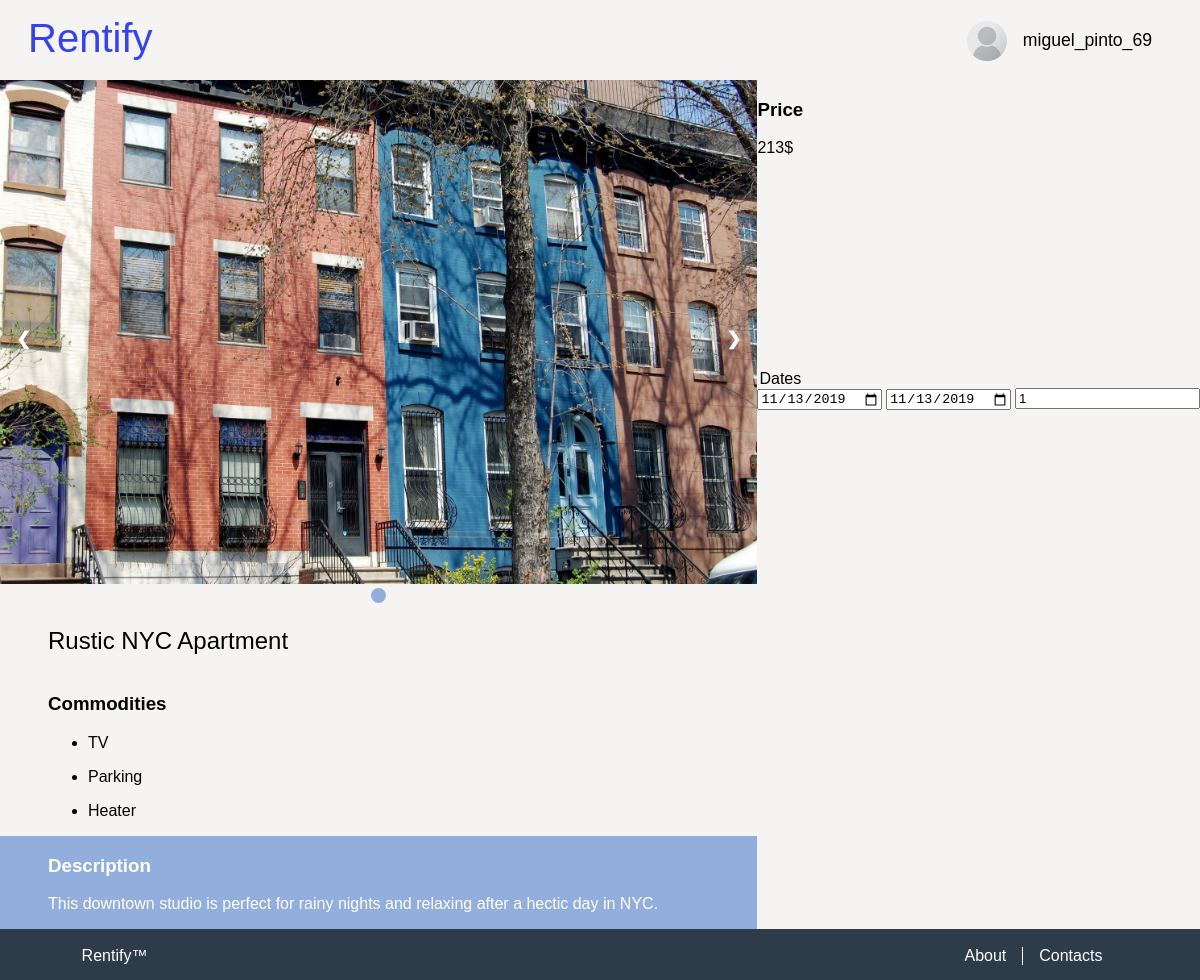
Page /pages/property_page.php?property=2 (signed in) on the committed database.
### tables this page shows
CREATE TABLE User(
    username TEXT UNIQUE PRIMARY KEY,
    full_name TEXT NOT NULL,
    birthdate DATE NOT NULL,
    phone INTEGER NOT NULL,
    email TEXT NOT NULL,
    password_hash INTEGER NOT NULL,
    image_name TEXT NOT NULL
);

CREATE TABLE PropertyImage(
    property_id INTEGER REFERENCES Property(id),
    image_name TEXT NOT NULL,
    PRIMARY KEY(property_id, image_name)
);

CREATE TABLE Property(
    id INTEGER PRIMARY KEY AUTOINCREMENT,
    owner_username TEXT REFERENCES User(username) ON DELETE CASCADE ON UPDATE CASCADE,
    title TEXT NOT NULL,
    price_per_day REAL NOT NULL,
    location TEXT NOT NULL,
    description TEXT NOT NULL,
    sleeps INTEGER NOT NULL,
    CONSTRAINT minimum_sleeps CHECK (sleeps > 0)
);

CREATE TABLE Commodity(
    id INTEGER PRIMARY KEY AUTOINCREMENT,
    description TEXT NOT NULL
);

### database/user.php (called while the page is built, shortened)
<?php
  include_once "../database/connection.php";
  function getUserImagePath($username) {
    global $db;
    $stmt = $db->prepare('
        SELECT image_name
        FROM User
        WHERE username = ?
    ');
    $stmt->execute(array($username));
    return $stmt->fetch();
  }
?>

### database/property.php (called while the page is built, shortened)
<?php
    include_once "../database/connection.php";
    function getPropertyInfo($id){
        global $db;
        $stmt = $db->prepare('
            SELECT *
			FROM Property
            WHERE id = ?
        ');
		$stmt->execute(array($id));
        $propertyInfo = $stmt->fetch();
		return $propertyInfo;
    }
    function getPropertyImages($id){
        global $db;
        $stmt = $db->prepare('
            SELECT PropertyImage.image_name as image
            FROM Property
            JOIN PropertyImage
            ON Property.id = PropertyImage.property_id
            WHERE Property.id = ?
        ');
        $stmt->execute(array($id));
        $propertyImages = $stmt->fetchAll();
        return $propertyImages;
    }
    function getCommodities($id){
        global $db;
        $stmt = $db->prepare('
            SELECT commodity
            FROM Property
            NATURAL JOIN (
                SELECT Commodity.description as commodity, PropertyCommodity.property_id as id
                FROM PropertyCommodity
                JOIN Commodity
                ON PropertyCommodity.commodity_id = Commodity.id
            )
            WHERE Property.id = ?
        ');
        $stmt->execute(array($id));
        $propertyCommodities = $stmt->fetchAll();
        return $propertyCommodities;
    }
?>

### pages/property_page.php (the view, shortened to what this page needs)
<?php
    include_once "../templates/tpl_common.php";
    include_once "../database/connection.php";
    include_once "../database/property.php";
    include_once "../templates/tpl_scroll_top.php";
    document_main_part();
?>
        <link href="../css/property_page.css" rel="stylesheet">
    </head>
    <body>
        <?php draw_body_header(); ?>
        <section id="main">
        <?php
            $property_id = $_GET['property'];
            try{
                $property_info = getPropertyInfo($property_id);
                $property_images = getPropertyImages($property_id);
                $property_commodities = getCommodities($property_id);
            ?>
            <section id="property">
                <article id="slideshow" >
                    <div class="slideshow-container">
                    <?php foreach($property_images as $image){?>
                        <div class="mySlides">
                            <img src="../images/<?=$image['image']?>" alt="<?=$image['image']?>">
                        </div>
                    <?php } ?>
                        <a class="prev" >&#10094;</a>
                        <a class="next" >&#10095;</a>
                    </div>
                    <div class="dots">
                    <?php foreach($property_images as $image){?>
                        <span class="dot"></span>
                    <?php } ?>
                    </div>
                </article>
                <h2><?=$property_info['title']?></h2>
                <article id="description">
                    <h3>Description</h3>
                    <p><?=$property_info['description']?></p>
                </article>
                <article id="comodities">
                    <h3>Commodities</h3>
                    <ul>
                    <?php
                        foreach($property_commodities as $commodity) {
                    ?>
                        <li><p><?=$commodity['commodity']?></p></li>
                    <?php
                        }
                    ?>
                    </ul>
                </article>
                <article id="price">
                    <h3>Price</h3>
                    <p><?=$property_info['price_per_day']?>$</p>
                </article>
                <article id="dates">
                    <form action="../actions/action_booking.php">
                        <legend>Dates</legend>
                        <input type="date" name="start_date" value="2019-11-13" min="2019-11-13" />
                        <input type="date" name="end_date" value="2019-11-13" min="2019-11-14" />
                        <input type="number" name="sleeps" value="1" min="1" />
                    </form>
                </article>
            </section>
            <?php
            }catch(Exception $e){
            ?>
                <p>Can't find property information!</p>
            <?php
            }
            ?>
        </section>
<?php
    draw_footer(true);
?>

### templates/tpl_common.php (shortened to what this page needs)
<?php
include_once "../includes/init.php";
include_once "../database/user.php";
function draw_user_image(){
    $image_name = getUserImagePath($_SESSION['username']);
    $image_path = "../images/".$image_name['image_name'];
    echo "<img src=".$image_path." alt=\"User's photo\" id=\"user_photo\">";
}
function draw_body_header(){
    draw_header('user.php', 'Profile');
}
function draw_header($page, $name){
?>
    <header>
        <h1><a href="index.php"> Rentify </a></h1>
        <?php
        if(isset($_SESSION['username'])) {
        ?>
            <div class="dropdown">
                <?php draw_user_image(); ?>
                <button  class="dropdown_button" id="user_badge" > <?php echo $_SESSION['username'] ?> </button>
            </div>
        <?php
        }
        ?>
    </header>
<?php
}
?>
<?php
function document_main_part(){
?>
<!DOCTYPE html>
<html lang="en">
    <head>
        <link href="../css/layout.css" rel="stylesheet">
        <link href="../css/style.css" rel="stylesheet">
<?php
}
function draw_footer($include_button){
?>
        <footer id="footer">
            <p><a href="../pages/index.php">Rentify™</a></p>
            <ul>
                <li><a href="../pages/about.php">About</a></li>
                <li><a href="../pages/contacts.php">Contacts</a></li>
            </ul>
        </footer>
    </body>
</html>
<?php
}
?>

### css/layout.css (style rules this page uses)
body { background-color: #F5F4F3; margin: 0; height: 100vh; display: grid; grid-template-rows: [header] auto [nav] auto [properties] 1fr [footer] auto [end]; }
body > header { display: grid; grid-template-columns: 6fr 1fr 1fr; grid-template-rows: 3fr 1fr 3fr; height: 3.0em; }
body > header h1 { grid-column: 1; grid-row-start: 1; grid-row-end: 3; padding-left: 0.3em; }
body > header #user_photo { width: 40px; border-radius: 50%; align-self: center; }
body > header #user_badge { font-size: 1.1em; color: black; }
.dropdown { display: grid; grid-column: 3; grid-row: 1; grid-template-columns: 1fr 1fr; grid-template-rows: 1.2fr 0.1fr; justify-items: start; margin-right: 1em; }
.dropdown .dropdown_button { cursor: pointer; font-size: 16px; border: none; outline: none; color: white; padding: 14px 16px; background-color: inherit; font-family: inherit; margin: 0; grid-row: 1; grid-column: 2; }

### css/style.css (style rules this page uses)
body > header { background-color: #F5F4F3; padding: 1em; }
body > header h1 { margin: 0; }
body > header a { color: #3542f0; font-weight: lighter; text-decoration: none; outline: none; }
body { font-family: 'Trebuchet MS', Helvetica, sans-serif; color: black; font-weight: lighter; }
body h1, body h2 { font-family: 'Trebuchet MS', Helvetica, sans-serif; color: black; font-weight: lighter; }
header h1 { font-size: 2.5em; }
#footer { font-family: "Helvetica"; }
html { height: 100%; }
#footer { display: grid; grid-template-columns: auto 0.1fr; background-color: #2e3c49; padding: 0.1em; text-align: center; margin: 0; height: 3em; align-self: end; }
#footer p { grid-column: 1; text-align: left; margin-left: 5em; }
#footer ul { display: flex; grid-column: 2; flex-direction: row; padding-left: 0%; text-align: right; margin-right: 5em; }
#footer li { display: block; flex: 1; list-style-type: none; padding-right: 1em; padding-left: 1em; }
#footer li:first-of-type { border-right: 1px solid white; }
#footer a { color: white; text-decoration: none; }

### css/property_page.css (style rules this page uses)
#property { display: grid; grid-template-columns: auto auto; grid-template-rows: auto auto auto auto auto; grid-template-areas: "slides price" "slides dates" "name ..." "comodities ..." "description ..."; }
#property h2 { padding-left: 2em; grid-area: name; }
#slideshow { grid-area: slides; }
#price { grid-area: price; }
#dates { grid-area: dates; }
#description { color: white; background-color: #92aedd; padding-left: 3em; grid-area: description; }
#comodities { padding-left: 3em; grid-area: comodities; }
#slideshow img { width: 100%; }
.slideshow-container { max-width: 1000px; position: relative; margin: auto; }
.mySlides { display: none; }
.prev, .next { cursor: pointer; position: absolute; top: 50%; width: auto; margin-top: -22px; padding: 16px; color: white; font-weight: bold; font-size: 18px; transition: 0.6s ease; border-radius: 0 3px 3px 0; user-select: none; }
.next { right: 0; border-radius: 3px 0 0 3px; }
.dots { text-align: center; }
.dot { cursor: pointer; height: 15px; width: 15px; margin: 0 2px; background-color: #bbb; border-radius: 50%; display: inline-block; transition: background-color 0.6s ease; }
.active, .dot:hover { background-color: #92aedd;; }

### rows in the picture
user: image_name (placeholder picture)
propertyimage: image_name (picture)
property: title "Rustic NYC Apartment", description "This downtown studio is perfect for rainy nights and relaxing after a hectic day in NYC.", price_per_day "213"
commodity: description "TV"
commodity: description "Parking"
commodity: description "Heater"

### other values in the picture
$_SESSION['username'] "miguel_pinto_69"
